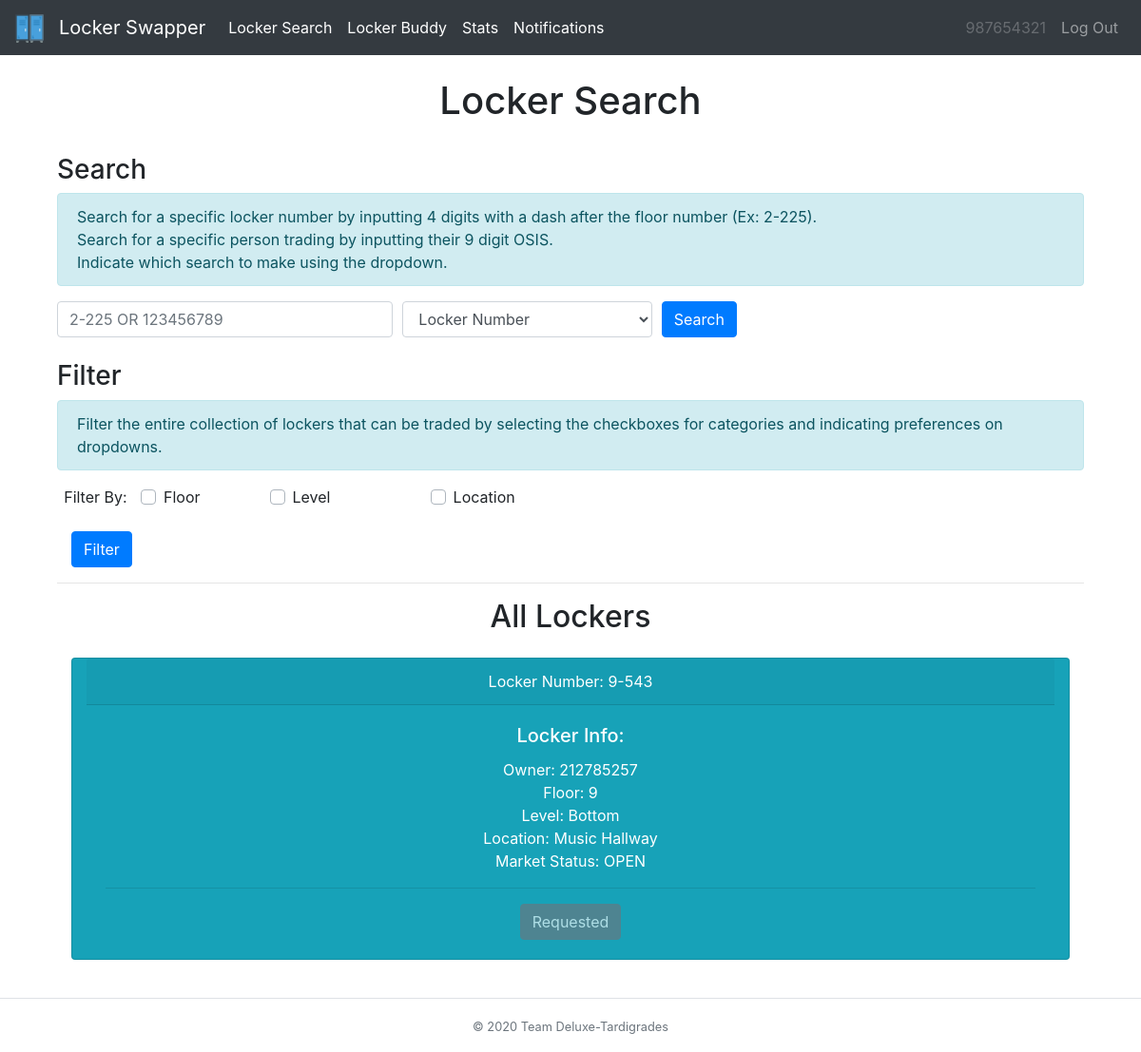
Before: /locker (signed in) with the older database file.
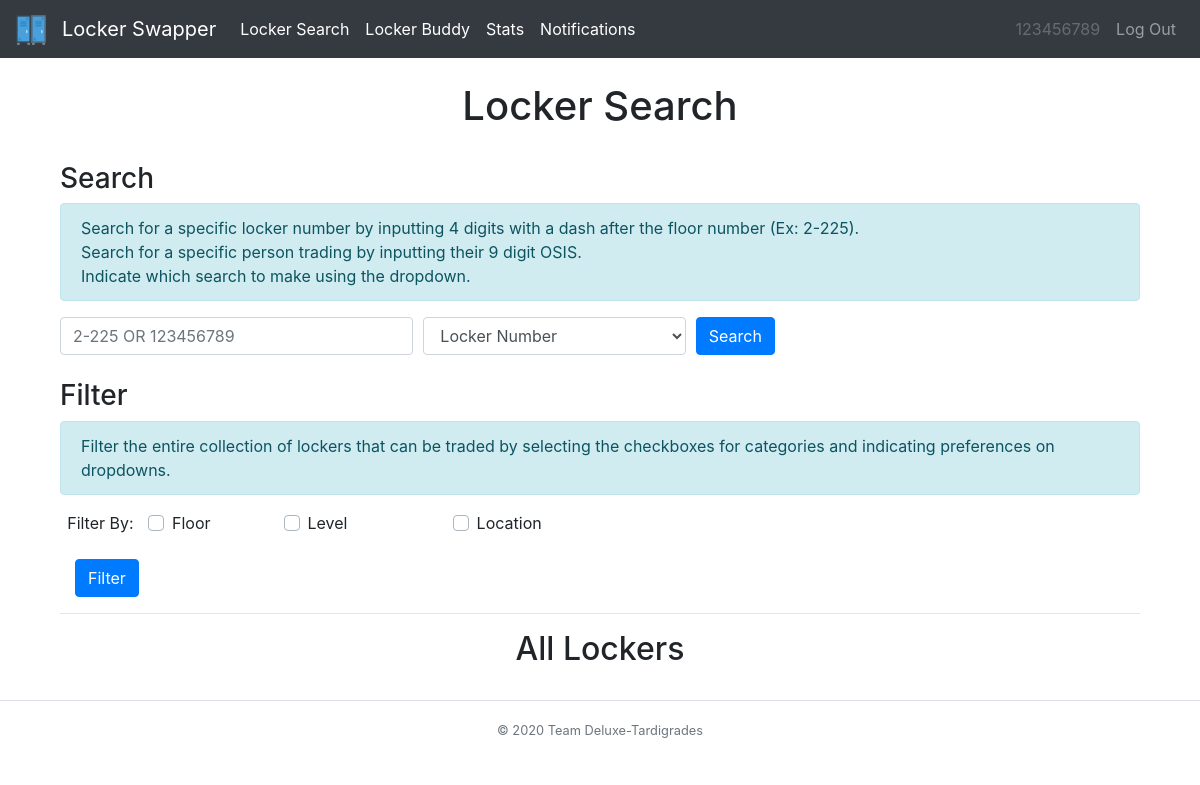
After: the same page with the newer database file.
### tables this page shows
CREATE TABLE transaction_tbl (locker INT, recipient INT, sender INT, status INT, request TEXT, floor INT);

CREATE TABLE locker_tbl (locker INT, owner TEXT, combo TEXT, floor INT, level INT, location TEXT, status TEXT);

### __init__.py (the view)
@app.route("/locker")
@login_required
def locker():
    user = session['osis']
    all = db_manager.tradeableLockers()
    to = db_manager.getTransactionTo(session["osis"])
    sender = db_manager.getTransactionFrom(session["osis"])
    return render_template("locker.html",user=user,all=all,results=[],to=to,sender=sender,heading="Locker Search")

### __init__.py (called while the page is built)
def login_required(f):
    @wraps(f)
    def dec(*args, **kwargs):
        if 'osis' in session:
            return f(*args, **kwargs)
        flash('You must be logged in to view this page!', 'danger')
        return redirect('/')
    return dec

### db_builder.py (called while the page is built)
def exec(cmd):
    db = sqlite3.connect(DB_FILE)
    c = db.cursor()
    output = c.execute(cmd)
    db.commit()
    return output

def execmany(cmd, inputs):
    db = sqlite3.connect(DB_FILE)
    c = db.cursor()
    output = c.execute(cmd, inputs)
    db.commit()
    return output

### db_manager.py (called while the page is built)
def tradeableLockers():
    q = "SELECT * FROM transaction_tbl WHERE status=1 AND request='L' AND recipient=''"
    data = exec(q).fetchall() #-> [(tuple,1,2,3),(tuple,1,2,3)]
    dataDict = {}
    for i in data:
        q = "SELECT * from locker_tbl WHERE locker=? AND status='TRADING'"
        inputs = (i[0],)
        data = execmany(q, inputs).fetchone()
        info=[]
        print(data)
        for value in data:
            info.append(value)
        dataDict[i] = info
    return dataDict

### templates/locker.html (shortened to what this page needs)
{% extends "base.html" %}
{% block body %}
<div class="container">
  <h3>Search</h3>
  <div class="alert alert-info" role="alert">
     Search for a specific locker number by inputting 4 digits with a dash after the floor number (Ex: 2-225).<br>
      Search for a specific person trading by inputting their 9 digit OSIS.<br>
      Indicate which search to make using the dropdown.
  </div>
  <div>
    <form action="/lSearch" method="post">
      <div class="form-row">
        <div class="form group col-md-4">
          <input id="query" class="form-control mr-sm-2" type="text" name="query" placeholder="2-225 OR 123456789"><br>
        </div>
        <div class="form group col-md-3">
          <select id="searchBy" class="form-control" name="searchBy">
            <option>Locker Number</option>
          </select>
        </div>
        <div class="form-group col-md-1">
          <button class="btn btn-primary" type="submit">Search</button>
        </div>
      </div>
    </form>
  </div>
  <h3>Filter</h3>
  <div class="alert alert-info" role="alert">
    Filter the entire collection of lockers that can be traded by selecting the checkboxes for categories and indicating preferences on dropdowns.
  </div>
  <div>
    <form action="/lFilter" method="post">
      <div class="form-row text-center">
        <div class="form-group col-md-1">
          <label for="filter">Filter By:  </label>
        </div>
        <div class="form-group col-md-1 custom-control custom-checkbox">
          <label class="custom-control-label" for="floor">Floor</label>
        </div>
        <div class="form-group col-md-2 custom-control custom-checkbox">
          <label class="custom-control-label" for="level">Level</label>
        </div>
        <div class="form-group col-md-2 custom-control custom-checkbox">
          <label class="custom-control-label" for="type">Location</label>
        </div>
      </div>
      <div class="form-group col-md-1">
        <button class="btn btn-primary" type="submit">Filter</button>
      </div>
    </form>
  </div>
  <hr>
  <div class="container">
    {% if results == [] and all != [] %}
    <div class="text-center">
      <h2>All Lockers</h2>
    </div>
    <div class="col-sm-12 col-md-12 col-lg-12 mx-auto">
      {% for key in all %}
      <div class="row">
        <div class="card text-white text-center bg-info my-3 col-md-12">
          <div class="card-header">Locker Number: {{key[5]}}-{{key[0]}}</div>
          <div class="card-body">
            <h5 class="card-title">Locker Info:</h5>
            <p class="card-text">Owner: {{key[2]}} <br> Floor: {{key[5]}} <br>
                               Level: {{all[key][4]}} <br> Location: {{all[key][5]}} <br>
                               Market Status: OPEN </p>
            <hr class="my-3">
            {% if key[2] in sender %}
            <div>
              <button class="btn btn-secondary" type="submit" disabled>Requested</button>
            </div>
            {% endif %}
          </div>
        </div>
      </div>
      {% endfor %}
    {% endif %}
    </div>
    </div>
  </div>
{% endblock %}

Changed rows visible on the page:
removed transaction_tbl: floor "9", locker "543", sender "212785257", shows "Requested"
no longer on this page (row edited): locker_tbl: level "Bottom", location "Music Hallway"
Other visible differences:
{{ user }}: "987654321" → "123456789"
